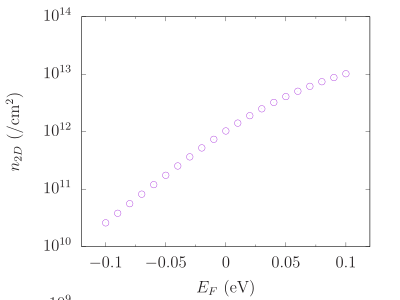

Source code (gnuplot):
set term epslatex 8 standalone size 4.0,3.0 font ",12"
set output "fig1.tex"

set xlabel '$E_F$ (eV)'
set ylabel '$n_{2D}$ (/cm$^2$)'
set ytics('$10^{9}$'1e9,'$10^{10}$'1e10,'$10^{11}$'1e11,'$10^{12}$'1e12,'$10^{13}$'1e13,'$10^{14}$'1e14)


set xtics 0.05
set mxtics 2
set xrange [-0.12:0.12]
unset key
set logscale y 10
set pointsize 1.5
plot "integrated_density.dat" u 1:($2) pt 6 notitle

set output
system('latex fig1.tex && dvips fig1.dvi && ps2pdf fig1.ps')
